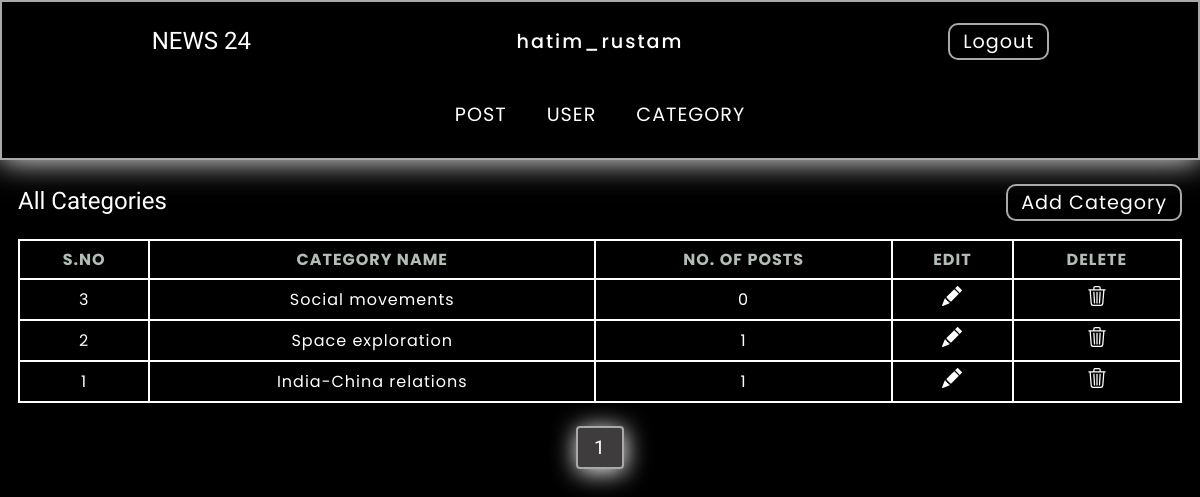
/admin/category.php (signed in), run on the app's committed database.
### tables this page shows
CREATE TABLE `category` (
  `category_id` int(11) NOT NULL,
  `category_name` varchar(50) NOT NULL,
  `post` int(11) NOT NULL
);

### admin/category.php (the view, shortened to what this page needs)
<!DOCTYPE html>
<html lang="en">
<head>
    <link rel="stylesheet" href="../css/user.css">
</head>
<body>
    <div class="container">
        <header>
            <div class="header1">
                <div class="logo">
                    <a href="post.php">NEWS 24</a>
                </div>
                <div class="username">
                    <h1><?php echo $_SESSION["user_name"]; ?></h1>
                </div>
                <div class="logout">
                    <a href="logout_code.php">Logout</a>
                </div>
            </div>
            <nav>
                <ul>
                    <li><a href="post.php">POST</a></li>
                    <?php
                    if ($_SESSION["role"] == '2') {
                    ?>
                        <li><a href="user.php">USER</a></li>
                        <li><a href="category.php">CATEGORY</a></li>
                    <?php
                    }
                    ?>
                </ul>
            </nav>
        </header>
        <main>
            <div class="info">
                <div class="user-big">
                    All Categories
                </div>
                <div class="add">
                    <a href="add_category.php">Add Category</a>
                </div>
            </div>
            <div class="table">
                <div class="table-container">
                    <table id="tabel">
                        <thead>
                            <tr>
                                <th>S.NO</th>
                                <th>CATEGORY NAME</th>
                                <th>NO. OF POSTS</th>
                                <th>EDIT</th>
                                <th>DELETE</th>
                            </tr>
                        </thead>
                        <tbody>
                            <?php
                            include "configure.php";
                            if (isset($_GET["pages"])) {
                                $page = $_GET["pages"];
                            } else {
                                $page = 1;
                            }
                            $limit = 6;
                            $offset = ($page - 1) * $limit;
                            $query = "select * from category order by category_id desc limit {$offset},{$limit}";
                            $sql = mysqli_query($connection, $query) or die("Query fail");
                            if (mysqli_num_rows($sql) > 0) {
                                while ($row = mysqli_fetch_assoc($sql)) {
                            ?>
                                    <tr>
                                        <td><?php echo $row["category_id"]; ?></td>
                                        <td><?php echo $row["category_name"]; ?></td>
                                        <td><?php echo $row["post"]; ?></td>
                                        <td>
                                            <a href='update_category.php?id=<?php echo $row["category_id"]; ?>'>
                                            </a>
                                        </td>
                                        <td>
                                            <a href='delete_category_code.php?id=<?php echo $row["category_id"]; ?>&category_name=<?php echo $row["category_name"]; ?>' onclick='return confirmDelete("<?php echo $row["category_name"]; ?>");'>
                                            </a>
                                        </td>
                                    </tr>
                            <?php
                                }
                            }
                            ?>
                        </tbody>
                    </table>
                </div>
                <?php
                $query1 = "select * from user";
                $sql1 = mysqli_query($connection, $query1) or die("querry fail");
                if (mysqli_num_rows($sql1) > 0) {
                    $total_record = mysqli_num_rows($sql1);
                    $total_pages = ceil($total_record / $limit);
                    echo '<ul class="pagination">';
                    for ($i = 1; $i <= $total_pages; $i++) {
                        if ($i == $page) {
                            $active = "active";
                        } else {
                            $active = "";
                        }
                        echo '<li><a href="user.php?pages=' . $i . '" class="' . $active . '">' . $i . '</a></li>';
                    }
                    echo '</ul>';
                }
                ?>
            </div>
        </main>
    </div>
</body>
</html>

### css/user.css (style rules this page uses)
* { margin: 0; padding: 0; box-sizing: border-box; font-size: 16px; }
body { background-color: black; height: 100vh; width: 100%; }
.container { width: 100%; height: 100%; }
header { width: 100%; height: 20%; border: 2.5px solid darkgrey; box-shadow: gray 0px 1px 20px -15px, white 0px 0px 30px 0px; }
.header1 { padding: 10px 0; display: flex; align-items: center; justify-content: space-evenly; width: 100%; height: 50%; }
.logo { display: flex; align-items: center; justify-content: center; width: 100%; height: 100%; }
.logo a { color: white; font-size: 1.5em; font-family: 'Comfortaa', sans-serif; text-decoration: none; }
.username { display: flex; align-items: center; justify-content: center; width: 100%; height: 100%; }
.username h1 { font-family: "Poppins", sans-serif; font-size: 1.2em; color: white; word-spacing: 2px; letter-spacing: 2px; font-weight: 500; }
.logout { display: flex; align-items: center; justify-content: center; width: 100%; height: 100%; }
.logout a { font-family: "Poppins", sans-serif; font-size: 1.2em; display: block; text-decoration: none; color: white; border: 2px solid darkgrey; border-radius: 10px; padding: 2px 13px; letter-spacing: 1px; }
nav { padding: 0px 0 10px 0; width: 100%; height: 50%; display: flex; justify-content: center; align-items: center; }
ul { width: 100%; height: 100%; display: flex; justify-content: center; align-items: center; }
li { list-style: none; padding: 0 20px; }
ul li a { letter-spacing: 1px; font-family: "Poppins", sans-serif; font-size: 1.2em; display: block; text-decoration: none; color: white; }
main { padding: 2% 0; width: 100%; height: 80%; }
.info { width: 100%; padding: 0 1.5%; display: flex; flex-wrap: wrap; align-items: baseline; justify-content: space-between; }
.user-big { color: white; font-size: 1.5em; font-family: 'Comfortaa', sans-serif; }
.add a { font-family: "Poppins", sans-serif; font-size: 1.2em; display: block; text-decoration: none; color: white; border: 2px solid darkgrey; border-radius: 10px; padding: 2px 13px; letter-spacing: 1px; }
.table { padding: 1.5%; width: 100%; }
table { box-shadow: gray 0px 1px 20px -15px, white 0px 0px 30px 0px; width: 100%; border: 2px solid white; border-collapse: collapse; }
th { border: 2px solid white; color: #B2BEB5; font-family: "Poppins", sans-serif; letter-spacing: 1px; padding: 6px 8px; }
td { letter-spacing: 1px; border: 2px solid white; text-align: center; color: white; font-family: "Poppins", sans-serif; padding: 6px 8px; }
.pagination { width: 100%; display: flex; list-style: none; flex-wrap: wrap; padding: 2% 0; }
.pagination li { margin: 0 5px; padding: 0 8px; }
.pagination a { filter: drop-shadow(1px 3px 12px white); text-decoration: none; padding: 8px 16px; border: 2px solid darkgray; color: white; border-radius: 4px; font-size: 1.2em; font-family: 'Comfortaa', sans-serif; transition: background-color 0.3s; }
.active { background-color: rgb(62, 60, 60); }
.table-container { overflow-x: auto; -webkit-overflow-scrolling: touch; }

### data on the page
category: category_id "3", category_name "Social movements", post "0"
category: category_id "2", category_name "Space exploration", post "1"
category: category_id "1", category_name "India-China relations", post "1"

### other printed values
$_SESSION["user_name"] "hatim_rustam"
